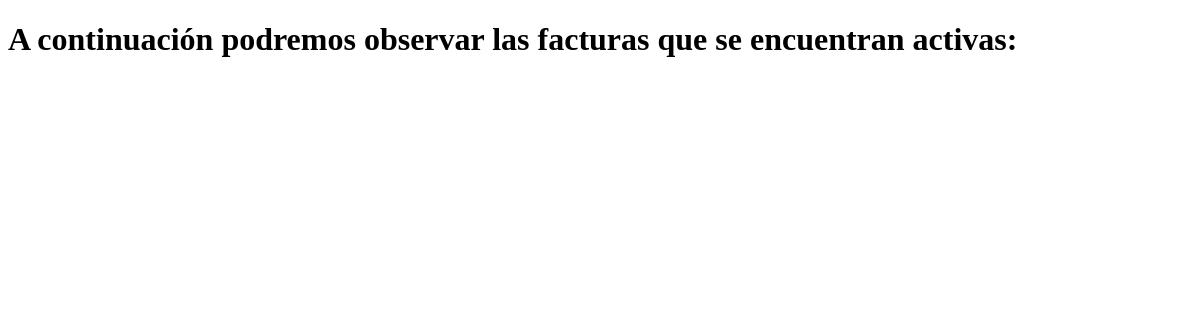
The page /facturas/leer on the database as committed earlier.
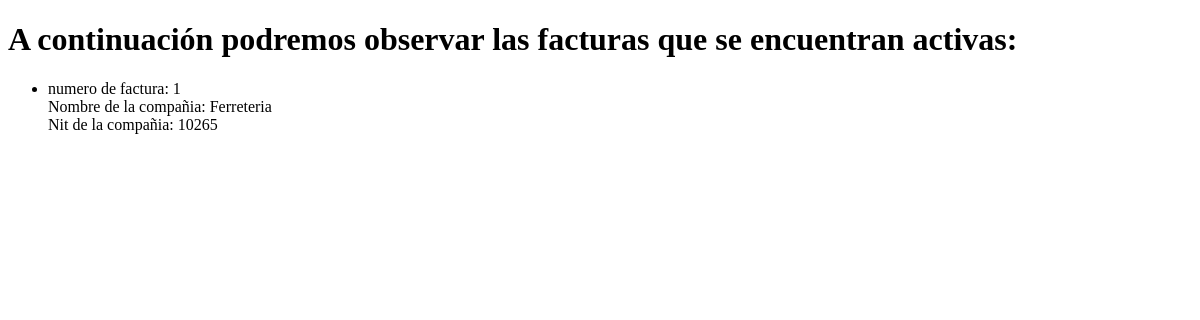
The same page on the database as committed later.
### facturas/models.py (models this page shows)
class Bill(models.Model):
    client_id = models.ForeignKey(Client, on_delete=models.CASCADE)
    company_name = models.CharField(max_length=50)
    nit = models.IntegerField()
    code = models.IntegerField()

### facturas/views.py (the view)
# urls.py: path("leer", views.leer, name = "leer" )
def leer(request):
    facturas_activas = m.Bill.objects.all()
    return render(request, "facturas/leer.html", {"facturas": facturas_activas})

### facturas/templates/facturas/leer.html (shortened to what this page needs)
<!DOCTYPE html>
<html lang="en">
<head>
</head>
<body>
    <h1>A continuación podremos observar las facturas que se encuentran activas: </h1>
    <ul>
        {% for c in facturas%}
        <li>
            numero de factura: {{c.id}}
            <br> Nombre de la compañia: {{c.company_name}}
            <br> Nit de la compañia: {{c.nit}}
        </li>
        {% endfor %}
    </ul>
</body>
</html>

Rows that differ between the two databases and show on the page:
added Bill: id "1", company_name "Ferreteria", nit "10265"
